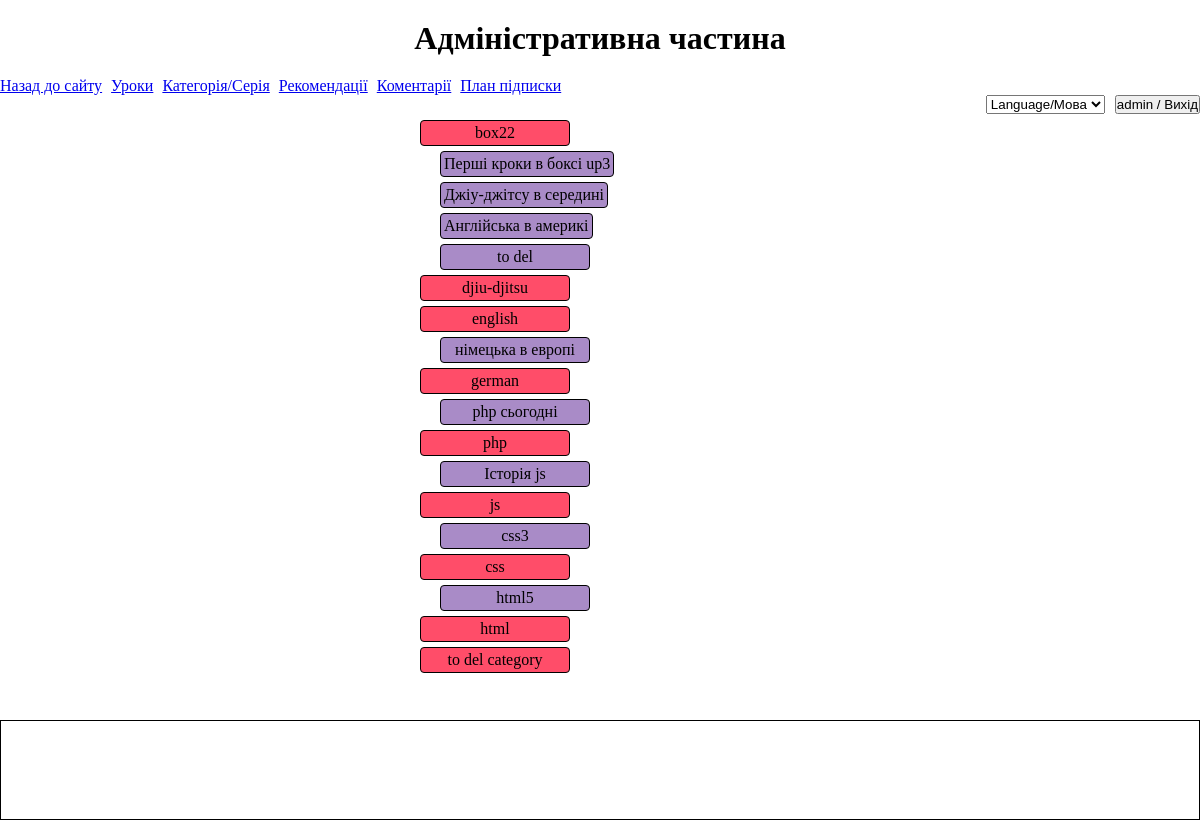
/admin/cluster (signed in), run on the app's committed database.
### tables this page shows
CREATE TABLE `categories` (
  `id` int(10) UNSIGNED NOT NULL,
  `title` varchar(255) NOT NULL,
  `eng_translit_title` varchar(255) NOT NULL
);

### app/core/database.php (called while the page is built, shortened)
<?php
class DataBase {
    private static $connection;
    public static function conn()
    {
        try{
            self::$connection = new \PDO('mysql:dbname='.NAME_BD.';host='.HOST.'', USER,
                PASSWORD, [\PDO::MYSQL_ATTR_INIT_COMMAND => "SET NAMES utf8"]);
            self::$connection->setAttribute(\PDO::ATTR_DEFAULT_FETCH_MODE, \PDO::FETCH_OBJ);
            self::$connection ->exec("SET time_zone = 'Erope/Kiev'");
            if(DEBUG_MODE){
                self::$connection->setAttribute(\PDO::ATTR_ERRMODE, \PDO::ERRMODE_WARNING);
            }
            return self::$connection;
        }catch(\PDOException $e) {die("Ошибка соединения с базой или хостом:".$e->getMessage());}
    }
}
?>

### app/protected/controllers/admin/cluster.php (called while the page is built, shortened)
<?php
class Cluster  extends AdminController
  {
    public function index()
	{
        $treeMenu = Serie::printOutSerieTreeMenu(true);
        return ['view'=>'/views/admin/cluster/index.php', 'treeMenu'=>$treeMenu ];
    }
  }

### app/core/application.php (called while the page is built, shortened)
<?php
class Application extends MainDispatcher {
    public function runController($controller){
        $action = $controller[1];
        $contr = new $nameContr($controller);
        $data=call_user_func(array($contr, $action));
        return $data;
    }
}

### public/index.php (called while the page is built, shortened)
<?php
    $router = new Application();
    $controller=$router->getController();
    extract($router->runController($controller), EXTR_OVERWRITE);
    require_once PATH_SITE."/resources/". $router->putTemplate()."/index.php";

### app/protected/models/serie.php (the view, shortened to what this page needs)
<?php
class Serie extends DataBase
{
    public static function getAllSeries()
    {
        $sql= "SELECT GROUP_CONCAT(`s`.`id`) AS `serie_ids`, `c`.`id` AS `category_id`, GROUP_CONCAT(`s`.`title`) AS `serie_titles`, `c`.`title` AS `category_title`  FROM `categories` `c`
                LEFT JOIN `series` `s` ON `s`.`category_id`= `c`.`id` GROUP BY  `c`.`id` ";
        $stmt = self::conn()->query($sql);
        $series = $stmt->fetchAll();
        return $series;
    }
    public static function printOutSerieTreeMenu($categoryAndSerieSection = null )
    {
        $identifier = $categoryAndSerieSection? 'data-category-serie-id': 'data-category-id';
        $classIdentifier = $categoryAndSerieSection? 'admin-section': '';
        $print = '';
        $categories = self::getAllSeries();
        foreach ($categories as $category){
            $print.= "<li $identifier = {$category->category_id}><span class='category-item tree-branch $classIdentifier'>{$category->category_title}</span>";
            $ids = explode(',', $category->serie_ids);
            $titles = explode(',', $category->serie_titles);
            $length = count($ids);
            if($ids > 0){
                $print.= "<ul>";
                for($i=0; $i<$length; $i++){
                    if($ids[$i]){  $print.= "<li data-serie-id={$ids[$i]}><span class='serie-item tree-branch $classIdentifier'>{$titles[$i]}</span></li>"; }
                }
                $print.= "</ul>";
            }
            $print.= "</li>";
        }
        return $print;
    }
}

### public/assets/css/admin.css (style rules this page uses)
* { box-sizing: border-box; margin: 0; padding: 0; }
html, body { height: 100%; }
.serie-selection li { list-style-type: none; }
.serie-item { margin-left:20px; }
.tree-branch { border: 1px solid black; border-radius: 4px; padding: 3px; cursor: pointer; display: inline-block; min-width: 150px; margin-top: 5px; background: #a98bc7; text-align: center; }
.category-item { background-color: rgba(255,75,104,0.99); }

### data on the page
categories: title "box22", i "Перші кроки в боксі up3", i "Джіу-джітсу в середині", i "Англійська в америкі", i "to del"
categories: title "djiu-djitsu"
categories: title "english", i "німецька в европі"
categories: title "german", i "php сьогодні"
categories: title "php", i "Історія js"
categories: title "js", i "css3"
categories: title "css", i "html5"
categories: title "html"
categories: title "to del category"

### other printed values
$youAreInAdminL "Адміністративна частина"
$backToSiteL "Назад до сайту"
$lessonsTitlesL "Уроки"
$category_serieTitleL "Категорія/Серія"
$testimonialsL "Рекомендації"
$commentsL "Коментарії"
$subscriptionPlanL "План підписки"
$_SESSION['admin']['login'] "admin"
$exitL "Вихід"
